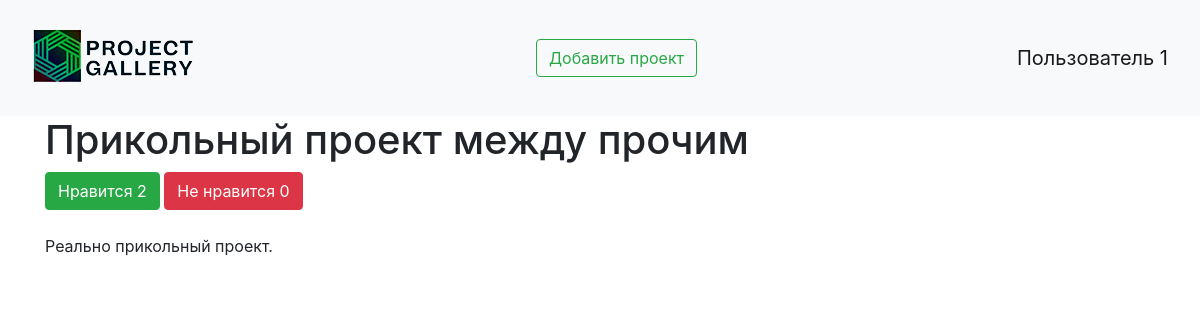
The page /viewing_project/8 (signed in) on the database its author committed.
### data/user.py (models this page shows, shortened)
class User(SqlAlchemyBase, UserMixin, SerializerMixin):
    __tablename__ = 'users'
    id = sqlalchemy.Column(sqlalchemy.Integer,
                           primary_key=True, autoincrement=True)
    name = sqlalchemy.Column(sqlalchemy.String, nullable=True)
    about = sqlalchemy.Column(sqlalchemy.String, nullable=True)
    email = sqlalchemy.Column(sqlalchemy.String,
                              index=True, unique=True, nullable=True)
    hashed_password = sqlalchemy.Column(sqlalchemy.String, nullable=True)
    created_date = sqlalchemy.Column(sqlalchemy.DateTime,
                                     default=datetime.datetime.now)
    is_developer = sqlalchemy.Column(sqlalchemy.Boolean, nullable=True, default=False)
    projects = orm.relation("Projects", back_populates='user')
    likes = sqlalchemy.ARRAY(sqlalchemy.Integer)
    dislikes = sqlalchemy.ARRAY(sqlalchemy.Integer)

### data/projects.py (models this page shows)
class Projects(SqlAlchemyBase, SerializerMixin):
    __tablename__ = 'projects'
    id = sqlalchemy.Column(sqlalchemy.Integer,
                           primary_key=True, autoincrement=True)
    title = sqlalchemy.Column(sqlalchemy.String, nullable=True)
    content = sqlalchemy.Column(sqlalchemy.String, nullable=True)
    created_date = sqlalchemy.Column(sqlalchemy.DateTime,
                                     default=datetime.datetime.now)
    is_private = sqlalchemy.Column(sqlalchemy.Boolean, default=True)
    is_confirmed = sqlalchemy.Column(sqlalchemy.Boolean, nullable=True, default=False)
    is_deleted = sqlalchemy.Column(sqlalchemy.Boolean, nullable=True, default=False)
    image = sqlalchemy.Column()
    like = sqlalchemy.Column(sqlalchemy.Integer, default=0)
    dislike = sqlalchemy.Column(sqlalchemy.Integer, default=0)
    user_id = sqlalchemy.Column(sqlalchemy.Integer,
                                sqlalchemy.ForeignKey("users.id"))
    user = orm.relation('User')

### main.py (the view)
@app.route('/viewing_project/<int:id>', methods=['GET', 'POST'])
@login_required
def viewing_project(id):
    db_sess = db_session.create_session()
    projects = db_sess.query(Projects).filter(Projects.id == id).first()
    return render_template("viewing_project.html", projects=projects)

### data/db_session.py (called while the page is built)
def create_session() -> Session:
    global __factory
    return __factory()

### main.py (called while the page is built)
@login_manager.user_loader
def load_user(user_id):
    db_sess = db_session.create_session()
    return db_sess.query(User).get(user_id)

### templates/viewing_project.html (shortened to what this page needs)
{% extends "base.html" %}
{% block content %}
<h1>{{ projects.title }}</h1>
<div>
    <a href="/like_projects/{{ projects.id }}" class="btn btn-success">
        Нравится {{ projects.like }}
    </a>
    <a href="/dislike_projects/{{ projects.id }}" class="btn btn-danger">
        Не нравится {{ projects.dislike }}
    </a>
</div><br>
<p>{{ projects.content }}</p>
{% endblock %}

### templates/base.html (shortened to what this page needs)
<!doctype html>
<html lang="en">
<head>
    <link rel="stylesheet"
          href="https://stackpath.bootstrapcdn.com/bootstrap/4.4.1/css/bootstrap.min.css"
>
</head>
<body>
<header>
    <nav class="navbar navbar-light bg-light">
        <a href="/"><img src="/static/img/small_logo2.png" alt="здесь должна была быть картинка, но не нашлась"></a>
        <a href="projects" class="btn btn-outline-success">Добавить проект</a>
        {% if current_user.is_authenticated %}
    <a class="navbar-brand" href="/user_profile">{{ current_user.name }}</a>
{% else %}
    <p>
        <a class="btn btn-primary " href="/register">Зарегистрироваться</a>
        <a class="btn btn-success" href="/login">Войти</a>
    </p>
{% endif %}
    </nav>
</header>
<main role="main" class="container">
    {% block content %}{% endblock %}
</main>
</body>
</html>

### rows shown on the page
User: name "Пользователь 1"
Projects: title "Прикольный проект между прочим", like "2", dislike "0", content "Реально прикольный проект."
